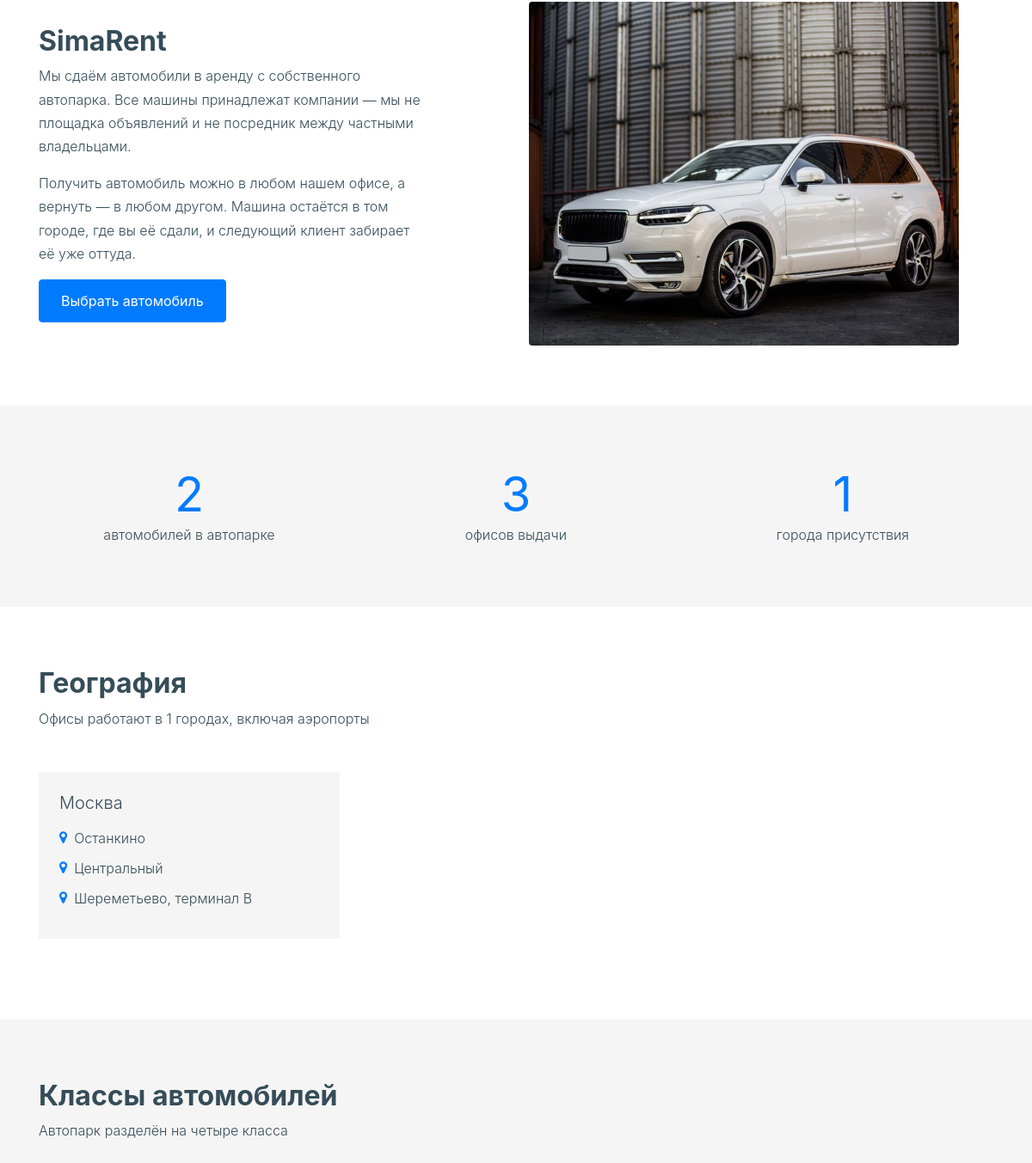
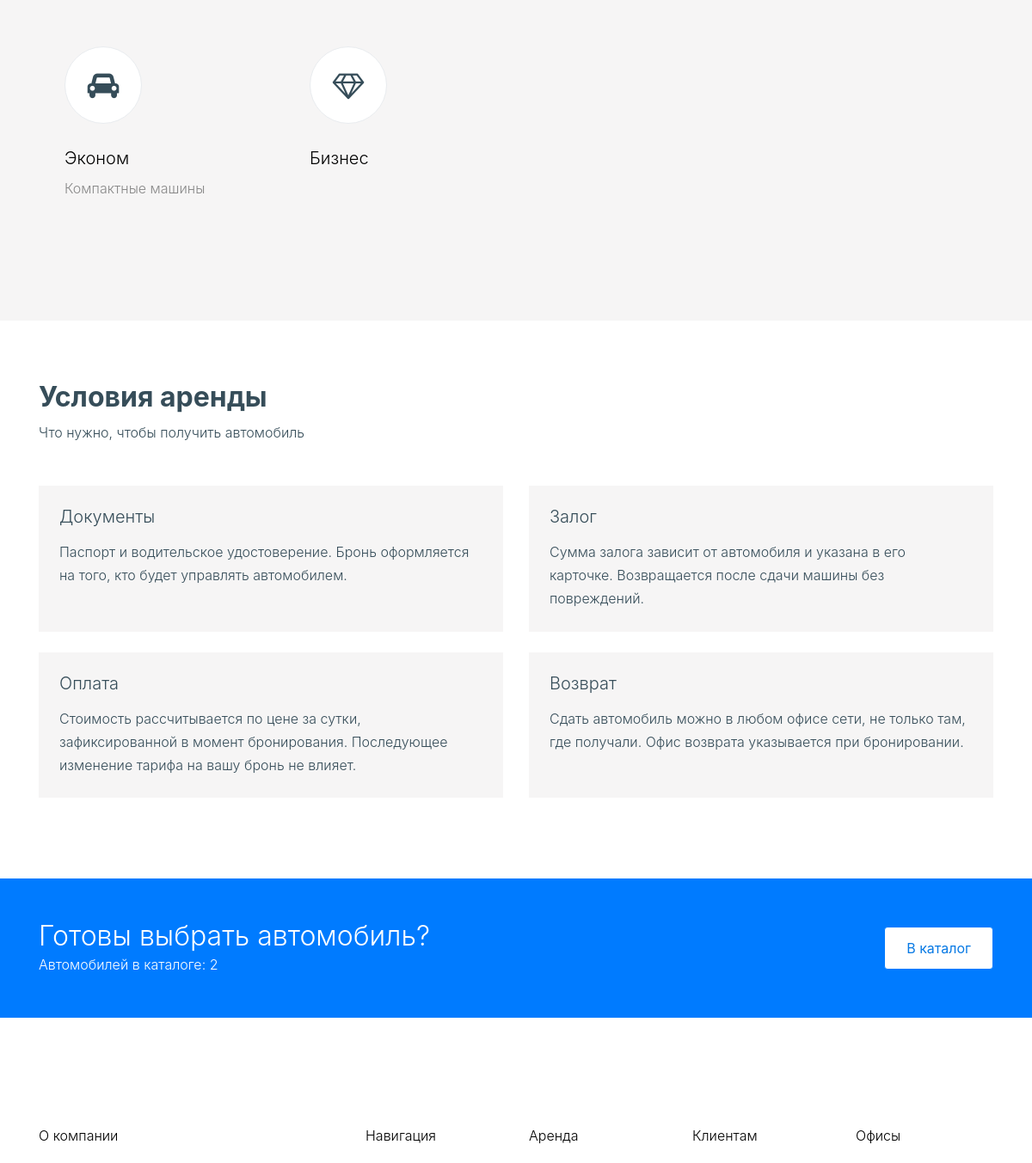
Page /about/ (middle part) on the earlier database version (2 pictures, top to bottom).
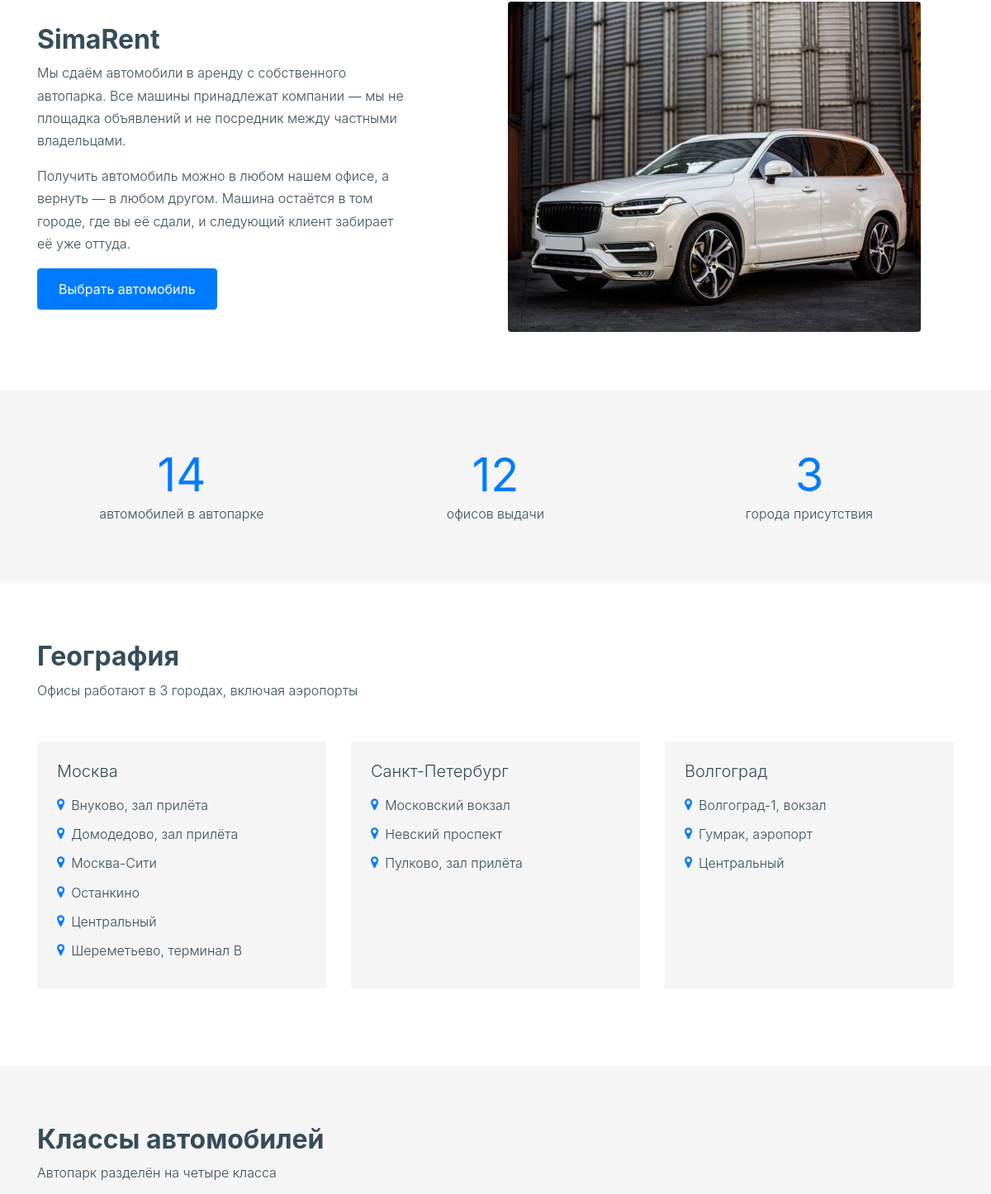
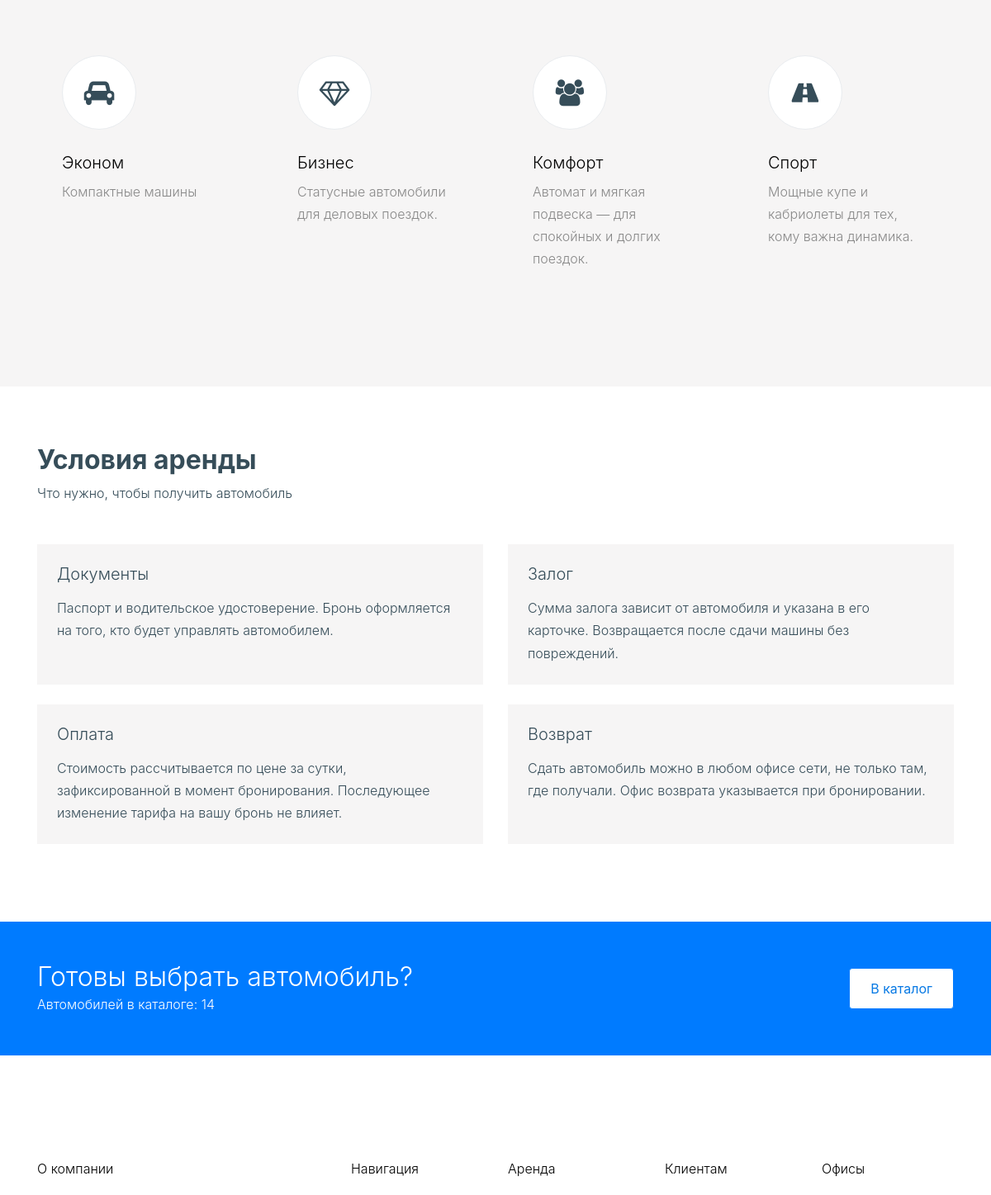
Same page on the later database version (2 pictures, top to bottom).
### cars/models.py (models this page shows, shortened)
class City(models.Model):
    city_id = models.AutoField('ID города', primary_key=True)
    code = models.CharField('Код', max_length=30, unique=True)
    name = models.CharField('Название', max_length=100)
    region = models.CharField('Регион', max_length=100, blank=True)
    sort_order = models.PositiveSmallIntegerField('Порядок сортировки', default=0)
    active = models.BooleanField('Активен', default=True)
    class Meta:
        db_table = 'cities'
        ordering = ['sort_order', 'name']
        verbose_name = 'Город'
        verbose_name_plural = 'Города'

class AuditModel(models.Model):
    date_created = models.DateTimeField('Дата создания', auto_now_add=True)
    date_updated = models.DateTimeField('Дата изменения', auto_now=True)
    user_created = models.ForeignKey(
        User, on_delete=models.SET_NULL, null=True, blank=True,
        related_name='+', db_column='user_created', verbose_name='Кто создал',
    )
    user_updated = models.ForeignKey(
        User, on_delete=models.SET_NULL, null=True, blank=True,
        related_name='+', db_column='user_updated', verbose_name='Кто изменил',
    )
    class Meta:
        abstract = True

class Office(AuditModel):
    office_id = models.AutoField('ID офиса', primary_key=True)
    city = models.ForeignKey(
        City, on_delete=models.PROTECT, related_name='offices', verbose_name='Город',
    )
    name = models.CharField('Название', max_length=120)
    address = models.CharField('Адрес', max_length=300)
    phone = models.CharField('Телефон', max_length=20, blank=True)
    latitude = models.DecimalField(
        'Широта', max_digits=9, decimal_places=6, null=True, blank=True,
    )
    longitude = models.DecimalField(
        'Долгота', max_digits=9, decimal_places=6, null=True, blank=True,
    )
    work_hours = models.CharField('Часы работы', max_length=100, blank=True)
    active = models.BooleanField('Активен', default=True)
    class Meta:
        db_table = 'offices'
        ordering = ['city__sort_order', 'name']
        verbose_name = 'Офис'
        verbose_name_plural = 'Офисы'

class DictionaryModel(models.Model):
    code = models.CharField('Код', max_length=30, unique=True)
    name = models.CharField('Название', max_length=100)
    sort_order = models.PositiveSmallIntegerField('Порядок сортировки', default=0)
    active = models.BooleanField('Активен', default=True)
    class Meta:
        abstract = True
        ordering = ['sort_order', 'name']

class CarClass(DictionaryModel):
    class_id = models.AutoField('ID класса', primary_key=True)
    description = models.TextField('Описание', blank=True)
    class Meta(DictionaryModel.Meta):
        db_table = 'classes'
        verbose_name = 'Класс автомобиля'
        verbose_name_plural = 'Классы автомобилей'

### cars/views.py (the view)
# urls.py: path('about/', views.about, name='about'),
def about(request):
    context = {
        'cities': active_cities(),
        'car_classes': add_icons(CarClass.objects.filter(active=True), CLASS_ICONS, 'icon-car'),
        'cars_total': Car.objects.filter(active=True, date_deleted__isnull=True).count(),
        'offices_total': Office.objects.filter(active=True).count(),
        'cities_total': City.objects.filter(active=True).count(),
    }
    return render(request, 'cars/about.html', context)

### cars/views.py (called while the page is built)
def active_cities(with_hidden=False):
    offices = Office.objects.all() if with_hidden else Office.objects.filter(active=True)
    return City.objects.filter(active=True).prefetch_related(Prefetch('offices', queryset=offices))

def add_icons(items, icons, default):
    for item in items:
        item.icon = icons.get(item.code, default)
    return items

### cars/templates/cars/about.html (shortened to what the changed rows need)
{% extends "cars/base.html" %}
{% load static %}
{% block content %}
  <div class="site-section">
    <div class="container">
      <div class="row align-items-center">
        <div class="col-lg-5 mr-auto order-lg-1">
          <h2 class="section-heading"><strong>SimaRent</strong></h2>
        </div>
      </div>
    </div>
  </div>
  <div class="site-section bg-light">
    <div class="container">
      <div class="row text-center">
        <div class="col-md-4 mb-4 mb-md-0">
          <h2 class="display-4 text-primary mb-0"><strong>{{ cars_total }}</strong></h2>
        </div>
        <div class="col-md-4 mb-4 mb-md-0">
          <h2 class="display-4 text-primary mb-0"><strong>{{ offices_total }}</strong></h2>
        </div>
        <div class="col-md-4">
          <h2 class="display-4 text-primary mb-0"><strong>{{ cities_total }}</strong></h2>
        </div>
      </div>
    </div>
  </div>
  <div class="site-section">
    <div class="container">
      <div class="row">
        <div class="col-lg-7">
          <h2 class="section-heading"><strong>География</strong></h2>
          <p class="mb-5">Офисы работают в {{ cities_total }} городах, включая аэропорты</p>
        </div>
      </div>
      <div class="row">
        {% for city in cities %}
          <div class="col-md-4 mb-4">
            <div class="p-4 bg-light h-100">
              <h3 class="h5 mb-3">{{ city.name }}</h3>
              <ul class="list-unstyled mb-0">
                {% for office in city.offices.all %}
                    <li class="mb-2">
                      <span class="icon-map-marker mr-2 text-primary"></span>{{ office.name }}
                    </li>
                {% endfor %}
              </ul>
            </div>
          </div>
        {% endfor %}
      </div>
    </div>
  </div>
  <div class="site-section bg-light">
    <div class="container">
      <div class="row">
        <div class="col-lg-7">
          <h2 class="section-heading"><strong>Классы автомобилей</strong></h2>
        </div>
      </div>
      <div class="row">
        {% for car_class in car_classes %}
          <div class="col-lg-3 col-md-6 mb-4">
            <div class="service-1 dark h-100">
              <span class="service-1-icon"><span class="{{ car_class.icon }}"></span></span>
              <div class="service-1-contents">
                <h3>{{ car_class.name }}</h3>
                <p>{{ car_class.description }}</p>
              </div>
            </div>
          </div>
        {% endfor %}
      </div>
    </div>
  </div>
  <div class="site-section">
    <div class="container">
      <div class="row">
        <div class="col-lg-7">
          <h2 class="section-heading"><strong>Условия аренды</strong></h2>
        </div>
      </div>
    </div>
  </div>
  <div class="site-section bg-primary py-5">
    <div class="container">
      <div class="row align-items-center">
        <div class="col-lg-9">
          <h2 class="mb-0 text-white">Готовы выбрать автомобиль?</h2>
          <p class="mb-0 text-white">Автомобилей в каталоге: {{ cars_total }}</p>
        </div>
      </div>
    </div>
  </div>
{% endblock %}

Differences in the rows shown:
added Office: name "Внуково, зал прилёта", shown under City "Москва"
added Office: name "Домодедово, зал прилёта", shown under City "Москва"
added Office: name "Москва-Сити", shown under City "Москва"
added City: name "Санкт-Петербург"
added Office: name "Московский вокзал", shown under "Санкт-Петербург"
added Office: name "Невский проспект", shown under "Санкт-Петербург"
added Office: name "Пулково, зал прилёта", shown under "Санкт-Петербург"
added City: name "Волгоград"
added Office: name "Волгоград-1, вокзал", shown under "Волгоград"
added Office: name "Гумрак, аэропорт", shown under "Волгоград"
added Office: name "Центральный", shown under "Волгоград"
changed CarClass "Бизнес": description (not shown) → "Статусные автомобили для деловых поездок."
added CarClass: name "Комфорт", description "Автомат и мягкая подвеска — для спокойных и долгих поездок."
added CarClass: name "Спорт", description "Мощные купе и кабриолеты для тех, кому важна динамика."
Other differences:
{{ cars_total }}: "2" → "14"
{{ offices_total }}: "3" → "12"
{{ cities_total }}: "1" → "3"
